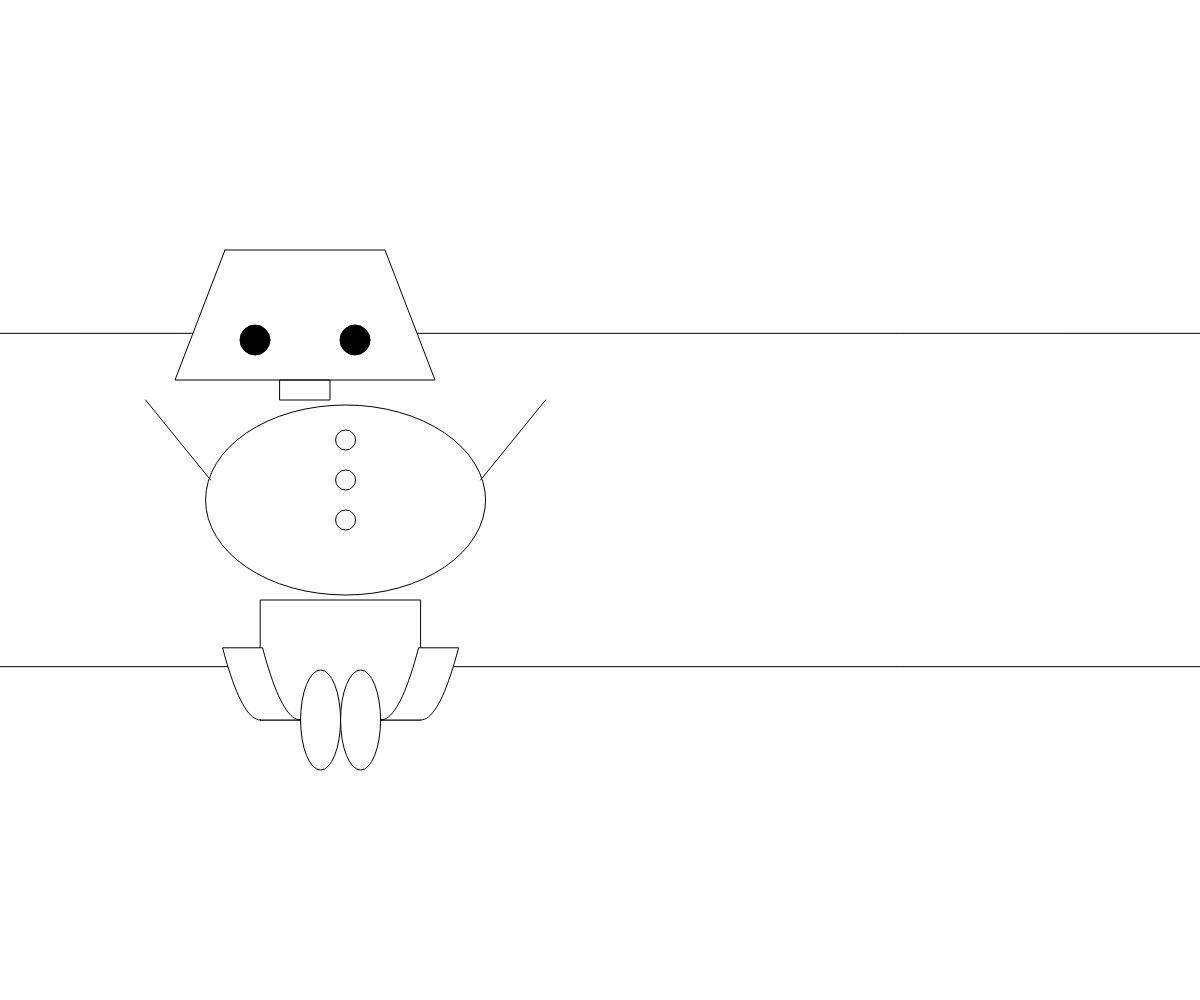
Frame 1 (no input)
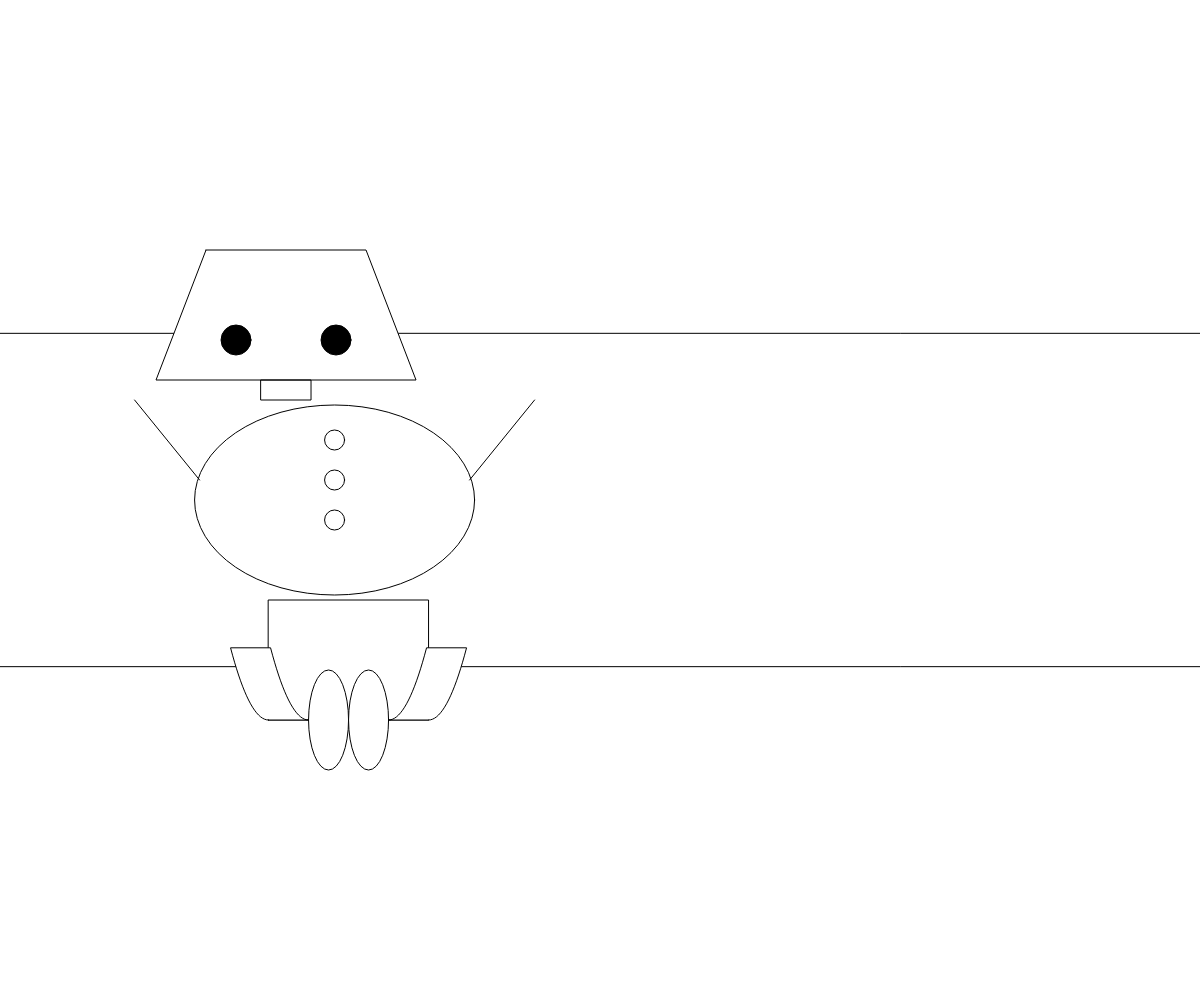
Frame 60 (no input)
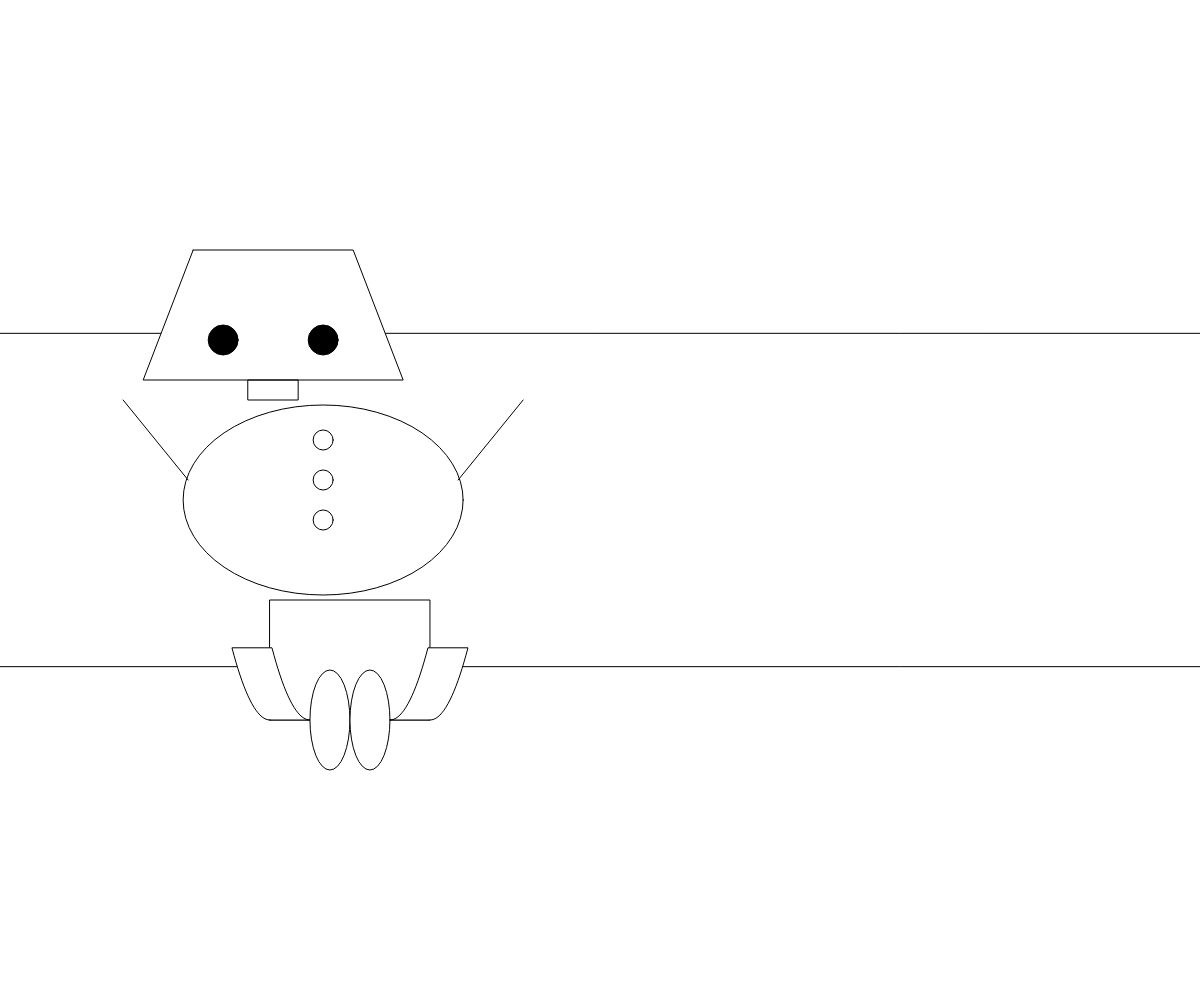
Frame 120 (the mouse pressed at the canvas centre since frame 60)

The p5.js sketch that drew these frames (run headless with seeded random() and noise() and a simulated clock; from frame 60 on, the mouse is pressed at the canvas centre):

// p5.js sketch
// ── sketch.js
let headOffset = 0;
let bodyOffset = 0;
let legsOffset = 0;
let amplitude = 50;
let speed = 0.1;

// 颜色变量
let headColor;
let bodyColor;
let legsColor;
let leftTentacleColor;
let rightTentacleColor;
let centerTentacleColors = [];

function setup() {
    /* 1. 升级为自适应画布 */
    createCanvas(windowWidth, windowHeight);
    stroke(0);
    noFill();
    
    // 初始化颜色
    headColor = color(255);
    bodyColor = color(255);
    legsColor = color(255);
    leftTentacleColor = color(255);
    rightTentacleColor = color(255);
    centerTentacleColors = [color(255), color(255)];
}

/* 2. 保留完整的点击交互逻辑 */
function mousePressed() {
    let newColor = color(random(255), random(255), random(255));
    
    // 基于高度比例进行点击判定 (因为画布高度变了，所以用比例更精准)
    let sectionH = height / 3;

    if (mouseY < sectionH) {
        let headX = 220 + headOffset;
        if (mouseX > headX - 50 && mouseX < headX + 210) {
            headColor = newColor;
        }
    }
    else if (mouseY < sectionH * 2) {
        let bodyX = 300 + bodyOffset;
        if (mouseX > bodyX - 140 && mouseX < bodyX + 140) {
            bodyColor = newColor;
        }
    }
    else {
        let legsX = 220 + legsOffset;
        if (mouseX > legsX && mouseX < legsX + 160 && mouseY < sectionH * 2 + 120) {
            legsColor = newColor;
        }
        else if (mouseX < legsX + 20) {
            leftTentacleColor = newColor;
        }
        else if (mouseX > legsX + 140) {
            rightTentacleColor = newColor;
        }
        else {
            let spacing = 160 / 3;
            let firstTentacleX = legsX + 20 + spacing;
            let secondTentacleX = legsX + 20 + 2 * spacing;
            
            if (abs(mouseX - firstTentacleX) < 20) {
                centerTentacleColors[0] = newColor;
            } else if (abs(mouseX - secondTentacleX) < 20) {
                centerTentacleColors[1] = newColor;
            }
        }
    }
}

function draw() {
    background(255);

    updateOffsets();
    drawDividers();
    
    // 将绘制位置锁定在画面中心
    push();
    let verticalShift = (height - 600) / 2; // 如果高度不是600，则垂直居中
    translate(0, verticalShift);
    
    drawHead(headOffset, 220, 50, 380, 180);
    drawBody(bodyOffset, 300, 300);
    drawLegsAndTentacles(legsOffset, 220, 400, 160, 120);
    
    pop();
}

/* 3. 核心绘图函数：完全保留你的原始设计 */

function updateOffsets() {
    headOffset = sin(frameCount * speed) * amplitude;
    bodyOffset = sin(frameCount * speed + PI/3) * amplitude;
    legsOffset = sin(frameCount * speed + 2*PI/3) * amplitude;
}

function drawDividers() {
    let h1 = height / 3;
    let h2 = (height / 3) * 2;
    line(0, h1, width, h1);
    line(0, h2, width, h2);
}

function drawHead(offset, x1, y1, x2, y2) {
    push();
    translate(offset, 0);
    fill(headColor);
    drawTrapezoid(x1, y1, x2, y2);
    drawEyes(250, 140, 350, 140, 30);
    drawNeck(275, 180, 50, 20);
    pop();
}

function drawTrapezoid(x1, y1, x2, y2) {
    beginShape();
    vertex(x1, y1); vertex(x2, y1); vertex(x2 + 50, y2); vertex(x1 - 50, y2);
    endShape(CLOSE);
}

function drawEyes(x1, y, x2, y2, size) {
    fill(0); circle(x1, y, size); circle(x2, y2, size); noFill();
}

function drawNeck(x, y, w, h) { rect(x, y, w, h); }

function drawBody(offset, centerX, centerY) {
    push();
    translate(offset, 0);
    fill(bodyColor);
    ellipse(centerX, centerY, 280, 190);
    drawClasps(centerX, centerY);
    drawArms(165, 280, 435, 280);
    pop();
}

function drawClasps(x, y) {
    circle(x, y - 60, 20); circle(x, y - 20, 20); circle(x, y + 20, 20);
}

function drawArms(x1, y1, x2, y2) {
    line(x1, y1, x1 - 65, y1 - 80);
    line(x2, y2, x2 + 65, y2 - 80);
}

function drawLegsAndTentacles(offset, x, y, w, h) {
    push();
    translate(offset, 0);
    fill(legsColor);
    rect(x, y, w, h);
    let spacing = (w - 40) / 3;
    for(let i = 0; i < 2; i++) {
        fill(centerTentacleColors[i]);
        ellipse(x + 20 + ((i+1) * spacing), y + h, 40, 100);
    }
    fill(leftTentacleColor);
    drawCombinedTentacle(x + 20, y + h, -1);
    fill(rightTentacleColor);
    drawCombinedTentacle(x + w - 20, y + h, 1);
    pop();
}

function drawCombinedTentacle(x, y, direction) {
    beginShape();
    let points = [];
    for (let t = 0; t <= 1; t += 0.05) {
        let px = x + (direction * t * 40);
        let py = y - (t * t * 80);
        points.push({x: px + (20 * direction), y: py});
        vertex(px + (20 * direction), py);
    }
    for (let i = points.length - 1; i >= 0; i--) {
        vertex(points[i].x - (40 * direction), points[i].y);
    }
    endShape(CLOSE);
}

// 适配窗口调整
function windowResized() {
    resizeCanvas(windowWidth, windowHeight);
}
